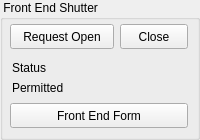
       <widget class="QGroupBox" name="frontEndGroupBox">
        <property name="geometry">
         <rect>
          <x>16</x>
          <y>106</y>
          <width>200</width>
          <height>140</height>
         </rect>
        </property>
        <property name="title">
         <string> Front End Shutter </string>
        </property>
        <widget class="VCLStopPushButton" name="vclstoppushbutton_3">
         <property name="geometry">
          <rect>
           <x>120</x>
           <y>24</y>
           <width>68</width>
           <height>25</height>
          </rect>
         </property>
         <property name="text">
          <string>Close</string>
         </property>
         <property name="variable" stdset="0">
          <string>MCTFE02SHT01:OPEN_CLOSE_CMD</string>
         </property>
         <property name="clickText">
          <string>1</string>
         </property>
        </widget>
        <widget class="VCLStartPushButton" name="vclstartpushbutton_3">
         <property name="geometry">
          <rect>
           <x>10</x>
           <y>24</y>
           <width>104</width>
           <height>25</height>
          </rect>
         </property>
         <property name="text">
          <string>Request Open</string>
         </property>
         <property name="variable" stdset="0">
          <string>MCTFE02SHT01:OPEN_CLOSE_CMD</string>
         </property>
         <property name="clickText">
          <string>2</string>
         </property>
        </widget>
        <widget class="QLabel" name="label_28">
         <property name="geometry">
          <rect>
           <x>12</x>
           <y>60</y>
           <width>64</width>
           <height>15</height>
          </rect>
         </property>
         <property name="text">
          <string>Status</string>
         </property>
        </widget>
        <widget class="QLabel" name="label_29">
         <property name="geometry">
          <rect>
           <x>12</x>
           <y>80</y>
           <width>64</width>
           <height>15</height>
          </rect>
         </property>
         <property name="text">
          <string>Permitted</string>
         </property>
        </widget>
        <widget class="QELabel" name="qelabel_33">
         <property name="geometry">
          <rect>
           <x>92</x>
           <y>60</y>
           <width>92</width>
           <height>16</height>
          </rect>
         </property>
         <property name="alignment">
          <set>Qt::AlignCenter</set>
         </property>
         <property name="variable" stdset="0">
          <string>MCTFE02SHT01:OPEN_CLOSE_STATUS</string>
         </property>
        </widget>
        <widget class="QELabel" name="qelabel_34">
         <property name="geometry">
          <rect>
           <x>92</x>
           <y>80</y>
           <width>92</width>
           <height>15</height>
          </rect>
         </property>
         <property name="alignment">
          <set>Qt::AlignCenter</set>
         </property>
         <property name="variable" stdset="0">
          <string>MCTFE02SHT01:OPEN_ENABLED_STATUS</string>
         </property>
        </widget>
        <widget class="VCLNavigatePushButton" name="vclnavigatepushbutton_10">
         <property name="geometry">
          <rect>
           <x>10</x>
           <y>103</y>
           <width>178</width>
           <height>25</height>
          </rect>
         </property>
         <property name="text">
          <string>Front End Form</string>
         </property>
         <property name="guiFile" stdset="0">
          <string>mct_front_end.ui</string>
         </property>
         <property name="creationOption" stdset="0">
          <enum>QEPushButton::NewWindow</enum>
         </property>
        </widget>
       </widget>
